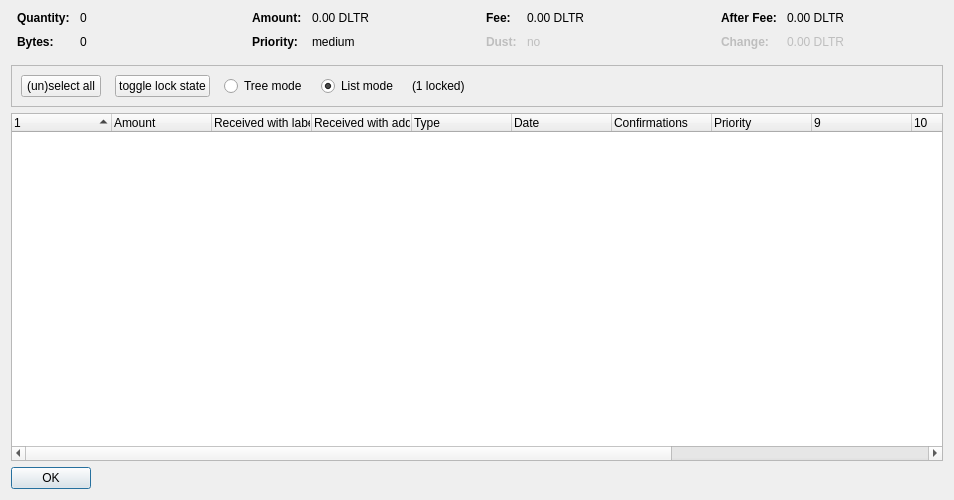
<?xml version="1.0" encoding="UTF-8"?>
<ui version="4.0">
 <class>CoinControlDialog</class>
 <widget class="QDialog" name="CoinControlDialog">
  <property name="geometry">
   <rect>
    <x>0</x>
    <y>0</y>
    <width>954</width>
    <height>500</height>
   </rect>
  </property>
  <property name="windowTitle">
   <string>Coin Selection</string>
  </property>
  <layout class="QVBoxLayout" name="verticalLayout">
   <item>
    <layout class="QHBoxLayout" name="horizontalLayoutTop" stretch="0,0,0,0">
     <property name="topMargin">
      <number>0</number>
     </property>
     <property name="bottomMargin">
      <number>10</number>
     </property>
     <item>
      <layout class="QFormLayout" name="formLayoutCoinControl1">
       <property name="horizontalSpacing">
        <number>10</number>
       </property>
       <property name="verticalSpacing">
        <number>10</number>
       </property>
       <property name="leftMargin">
        <number>6</number>
       </property>
       <property name="rightMargin">
        <number>6</number>
       </property>
       <item row="0" column="0">
        <widget class="QLabel" name="labelCoinControlQuantityText">
         <property name="font">
          <font>
           <weight>75</weight>
           <bold>true</bold>
          </font>
         </property>
         <property name="text">
          <string>Quantity:</string>
         </property>
        </widget>
       </item>
       <item row="0" column="1">
        <widget class="QLabel" name="labelCoinControlQuantity">
         <property name="cursor">
          <cursorShape>IBeamCursor</cursorShape>
         </property>
         <property name="contextMenuPolicy">
          <enum>Qt::ActionsContextMenu</enum>
         </property>
         <property name="text">
          <string notr="true">0</string>
         </property>
         <property name="textInteractionFlags">
          <set>Qt::LinksAccessibleByMouse|Qt::TextSelectableByKeyboard|Qt::TextSelectableByMouse</set>
         </property>
        </widget>
       </item>
       <item row="1" column="0">
        <widget class="QLabel" name="labelCoinControlBytesText">
         <property name="font">
          <font>
           <weight>75</weight>
           <bold>true</bold>
          </font>
         </property>
         <property name="text">
          <string>Bytes:</string>
         </property>
        </widget>
       </item>
       <item row="1" column="1">
        <widget class="QLabel" name="labelCoinControlBytes">
         <property name="cursor">
          <cursorShape>IBeamCursor</cursorShape>
         </property>
         <property name="contextMenuPolicy">
          <enum>Qt::ActionsContextMenu</enum>
         </property>
         <property name="text">
          <string notr="true">0</string>
         </property>
         <property name="textInteractionFlags">
          <set>Qt::LinksAccessibleByMouse|Qt::TextSelectableByKeyboard|Qt::TextSelectableByMouse</set>
         </property>
        </widget>
       </item>
      </layout>
     </item>
     <item>
      <layout class="QFormLayout" name="formLayoutCoinControl2">
       <property name="horizontalSpacing">
        <number>10</number>
       </property>
       <property name="verticalSpacing">
        <number>10</number>
       </property>
       <property name="leftMargin">
        <number>6</number>
       </property>
       <property name="rightMargin">
        <number>6</number>
       </property>
       <item row="0" column="0">
        <widget class="QLabel" name="labelCoinControlAmountText">
         <property name="font">
          <font>
           <weight>75</weight>
           <bold>true</bold>
          </font>
         </property>
         <property name="text">
          <string>Amount:</string>
         </property>
        </widget>
       </item>
       <item row="0" column="1">
        <widget class="QLabel" name="labelCoinControlAmount">
         <property name="cursor">
          <cursorShape>IBeamCursor</cursorShape>
         </property>
         <property name="contextMenuPolicy">
          <enum>Qt::ActionsContextMenu</enum>
         </property>
         <property name="text">
          <string notr="true">0.00 DLTR</string>
         </property>
         <property name="textInteractionFlags">
          <set>Qt::LinksAccessibleByMouse|Qt::TextSelectableByKeyboard|Qt::TextSelectableByMouse</set>
         </property>
        </widget>
       </item>
       <item row="1" column="0">
        <widget class="QLabel" name="labelCoinControlPriorityText">
         <property name="font">
          <font>
           <weight>75</weight>
           <bold>true</bold>
          </font>
         </property>
         <property name="text">
          <string>Priority:</string>
         </property>
        </widget>
       </item>
       <item row="1" column="1">
        <widget class="QLabel" name="labelCoinControlPriority">
         <property name="cursor">
          <cursorShape>IBeamCursor</cursorShape>
         </property>
         <property name="contextMenuPolicy">
          <enum>Qt::ActionsContextMenu</enum>
         </property>
         <property name="text">
          <string>medium</string>
         </property>
         <property name="textInteractionFlags">
          <set>Qt::LinksAccessibleByMouse|Qt::TextSelectableByKeyboard|Qt::TextSelectableByMouse</set>
         </property>
        </widget>
       </item>
      </layout>
     </item>
     <item>
      <layout class="QFormLayout" name="formLayoutCoinControl3">
       <property name="horizontalSpacing">
        <number>10</number>
       </property>
       <property name="verticalSpacing">
        <number>10</number>
       </property>
       <property name="leftMargin">
        <number>6</number>
       </property>
       <property name="rightMargin">
        <number>6</number>
       </property>
       <item row="0" column="0">
        <widget class="QLabel" name="labelCoinControlFeeText">
         <property name="font">
          <font>
           <weight>75</weight>
           <bold>true</bold>
          </font>
         </property>
         <property name="text">
          <string>Fee:</string>
         </property>
        </widget>
       </item>
       <item row="0" column="1">
        <widget class="QLabel" name="labelCoinControlFee">
         <property name="cursor">
          <cursorShape>IBeamCursor</cursorShape>
         </property>
         <property name="contextMenuPolicy">
          <enum>Qt::ActionsContextMenu</enum>
         </property>
         <property name="text">
          <string notr="true">0.00 DLTR</string>
         </property>
         <property name="textInteractionFlags">
          <set>Qt::LinksAccessibleByMouse|Qt::TextSelectableByKeyboard|Qt::TextSelectableByMouse</set>
         </property>
        </widget>
       </item>
       <item row="1" column="0">
        <widget class="QLabel" name="labelCoinControlLowOutputText">
         <property name="enabled">
          <bool>false</bool>
         </property>
         <property name="font">
          <font>
           <weight>75</weight>
           <bold>true</bold>
          </font>
         </property>
         <property name="text">
          <string>Dust:</string>
         </property>
        </widget>
       </item>
       <item row="1" column="1">
        <widget class="QLabel" name="labelCoinControlLowOutput">
         <property name="enabled">
          <bool>false</bool>
         </property>
         <property name="cursor">
          <cursorShape>IBeamCursor</cursorShape>
         </property>
         <property name="contextMenuPolicy">
          <enum>Qt::ActionsContextMenu</enum>
         </property>
         <property name="text">
          <string>no</string>
         </property>
         <property name="textInteractionFlags">
          <set>Qt::LinksAccessibleByMouse|Qt::TextSelectableByKeyboard|Qt::TextSelectableByMouse</set>
         </property>
        </widget>
       </item>
      </layout>
     </item>
     <item>
      <layout class="QFormLayout" name="formLayoutCoinControl4">
       <property name="horizontalSpacing">
        <number>10</number>
       </property>
       <property name="verticalSpacing">
        <number>10</number>
       </property>
       <property name="leftMargin">
        <number>6</number>
       </property>
       <property name="rightMargin">
        <number>6</number>
       </property>
       <item row="0" column="0">
        <widget class="QLabel" name="labelCoinControlAfterFeeText">
         <property name="font">
          <font>
           <weight>75</weight>
           <bold>true</bold>
          </font>
         </property>
         <property name="text">
          <string>After Fee:</string>
         </property>
        </widget>
       </item>
       <item row="0" column="1">
        <widget class="QLabel" name="labelCoinControlAfterFee">
         <property name="cursor">
          <cursorShape>IBeamCursor</cursorShape>
         </property>
         <property name="contextMenuPolicy">
          <enum>Qt::ActionsContextMenu</enum>
         </property>
         <property name="text">
          <string notr="true">0.00 DLTR</string>
         </property>
         <property name="textInteractionFlags">
          <set>Qt::LinksAccessibleByMouse|Qt::TextSelectableByKeyboard|Qt::TextSelectableByMouse</set>
         </property>
        </widget>
       </item>
       <item row="1" column="0">
        <widget class="QLabel" name="labelCoinControlChangeText">
         <property name="enabled">
          <bool>false</bool>
         </property>
         <property name="font">
          <font>
           <weight>75</weight>
           <bold>true</bold>
          </font>
         </property>
         <property name="text">
          <string>Change:</string>
         </property>
        </widget>
       </item>
       <item row="1" column="1">
        <widget class="QLabel" name="labelCoinControlChange">
         <property name="enabled">
          <bool>false</bool>
         </property>
         <property name="cursor">
          <cursorShape>IBeamCursor</cursorShape>
         </property>
         <property name="contextMenuPolicy">
          <enum>Qt::ActionsContextMenu</enum>
         </property>
         <property name="text">
          <string notr="true">0.00 DLTR</string>
         </property>
         <property name="textInteractionFlags">
          <set>Qt::LinksAccessibleByMouse|Qt::TextSelectableByKeyboard|Qt::TextSelectableByMouse</set>
         </property>
        </widget>
       </item>
      </layout>
     </item>
    </layout>
   </item>
   <item>
    <widget class="QFrame" name="frame">
     <property name="minimumSize">
      <size>
       <width>0</width>
       <height>40</height>
      </size>
     </property>
     <property name="frameShape">
      <enum>QFrame::StyledPanel</enum>
     </property>
     <property name="frameShadow">
      <enum>QFrame::Sunken</enum>
     </property>
     <layout class="QHBoxLayout" name="horizontalLayout">
      <item>
       <layout class="QHBoxLayout" name="horizontalLayoutPanel" stretch="0,0,0,0,0,0">
        <property name="spacing">
         <number>14</number>
        </property>
        <item>
         <widget class="QPushButton" name="pushButtonSelectAll">
          <property name="sizePolicy">
           <sizepolicy hsizetype="Maximum" vsizetype="Fixed">
            <horstretch>0</horstretch>
            <verstretch>0</verstretch>
           </sizepolicy>
          </property>
          <property name="text">
           <string>(un)select all</string>
          </property>
          <property name="autoDefault">
           <bool>false</bool>
          </property>
         </widget>
        </item>
        <item>
         <widget class="QPushButton" name="pushButtonToggleLock">
          <property name="sizePolicy">
           <sizepolicy hsizetype="Maximum" vsizetype="Fixed">
            <horstretch>0</horstretch>
            <verstretch>0</verstretch>
           </sizepolicy>
          </property>
          <property name="text">
           <string>toggle lock state</string>
          </property>
          <property name="autoDefault">
           <bool>false</bool>
          </property>
         </widget>
        </item>
        <item>
         <widget class="QRadioButton" name="radioTreeMode">
          <property name="sizePolicy">
           <sizepolicy hsizetype="Maximum" vsizetype="Fixed">
            <horstretch>0</horstretch>
            <verstretch>0</verstretch>
           </sizepolicy>
          </property>
          <property name="text">
           <string>Tree mode</string>
          </property>
         </widget>
        </item>
        <item>
         <widget class="QRadioButton" name="radioListMode">
          <property name="sizePolicy">
           <sizepolicy hsizetype="Maximum" vsizetype="Fixed">
            <horstretch>0</horstretch>
            <verstretch>0</verstretch>
           </sizepolicy>
          </property>
          <property name="text">
           <string>List mode</string>
          </property>
          <property name="checked">
           <bool>true</bool>
          </property>
         </widget>
        </item>
        <item>
         <widget class="QLabel" name="labelLocked">
          <property name="text">
           <string>(1 locked)</string>
          </property>
         </widget>
        </item>
        <item>
         <spacer name="horizontalSpacer">
          <property name="orientation">
           <enum>Qt::Horizontal</enum>
          </property>
          <property name="sizeHint" stdset="0">
           <size>
            <width>40</width>
            <height>20</height>
           </size>
          </property>
         </spacer>
        </item>
       </layout>
      </item>
     </layout>
    </widget>
   </item>
   <item>
    <widget class="CoinControlTreeWidget" name="treeWidget">
     <property name="contextMenuPolicy">
      <enum>Qt::CustomContextMenu</enum>
     </property>
     <property name="sortingEnabled">
      <bool>false</bool>
     </property>
     <property name="columnCount">
      <number>13</number>
     </property>
     <attribute name="headerShowSortIndicator" stdset="0">
      <bool>true</bool>
     </attribute>
     <attribute name="headerStretchLastSection">
      <bool>false</bool>
     </attribute>
     <column>
      <property name="text">
       <string/>
      </property>
     </column>
     <column>
      <property name="text">
       <string>Amount</string>
      </property>
     </column>
     <column>
      <property name="text">
       <string>Received with label</string>
      </property>
     </column>
     <column>
      <property name="text">
       <string>Received with address</string>
      </property>
     </column>
     <column>
      <property name="text">
       <string>Type</string>
      </property>
     </column>
     <column>
      <property name="text">
       <string>Date</string>
      </property>
     </column>
     <column>
      <property name="text">
       <string>Confirmations</string>
      </property>
      <property name="toolTip">
       <string>Confirmed</string>
      </property>
     </column>
     <column>
      <property name="text">
       <string>Priority</string>
      </property>
     </column>
     <column>
      <property name="text">
       <string/>
      </property>
     </column>
     <column>
      <property name="text">
       <string/>
      </property>
     </column>
     <column>
      <property name="text">
       <string/>
      </property>
     </column>
     <column>
      <property name="text">
       <string/>
      </property>
     </column>
     <column>
      <property name="text">
       <string/>
      </property>
     </column>
    </widget>
   </item>
   <item>
    <widget class="QDialogButtonBox" name="buttonBox">
     <property name="sizePolicy">
      <sizepolicy hsizetype="Maximum" vsizetype="Fixed">
       <horstretch>0</horstretch>
       <verstretch>0</verstretch>
      </sizepolicy>
     </property>
     <property name="orientation">
      <enum>Qt::Horizontal</enum>
     </property>
     <property name="standardButtons">
      <set>QDialogButtonBox::Ok</set>
     </property>
    </widget>
   </item>
  </layout>
 </widget>
 <customwidgets>
  <customwidget>
   <class>CoinControlTreeWidget</class>
   <extends>QTreeWidget</extends>
   <header>coincontroltreewidget.h</header>
  </customwidget>
 </customwidgets>
 <resources/>
 <connections/>
</ui>
